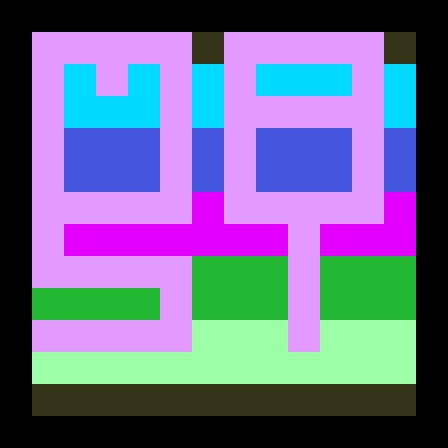

The image is a tile-based game level rendered from a .tmx file. Its description and source (layers, tilesets, objects; grid data summarised) follow:
An orthogonal 14x14 tile map with 32x32 px tiles, 3 tile layers (background, death_layer, collidable) and 1 object.

<map version="1.0" orientation="orthogonal" width="14" height="14" tilewidth="32" tileheight="32">
 <tileset firstgid="1" name="background" tilewidth="32" tileheight="32">
  <image source="tilesheet.png" width="640" height="480" />
 </tileset>
 <layer name="background" width="14" height="14">
  <properties>
   <property name="tileset" value="background" />
  </properties>
  <data>[196 cells, 144 non-empty, 7 distinct tile ids]</data>
 </layer>
 <layer name="death_layer" width="14" height="14">
  <properties>
   <property name="collidekill" value="true" />
   <property name="tileset" value="background" />
  </properties>
  <data>[196 cells, 0 non-empty, 0 distinct tile ids]</data>
 </layer>
 <layer name="collidable" width="14" height="14">
  <properties>
   <property name="collide" value="true" />
   <property name="tileset" value="background" />
  </properties>
  <data>[196 cells, 52 non-empty, 1 distinct tile ids]</data>
 </layer>
 <objectgroup name="player" width="14" height="14">
  <object x="208" y="400" width="7" height="6" />
 </objectgroup>
</map>